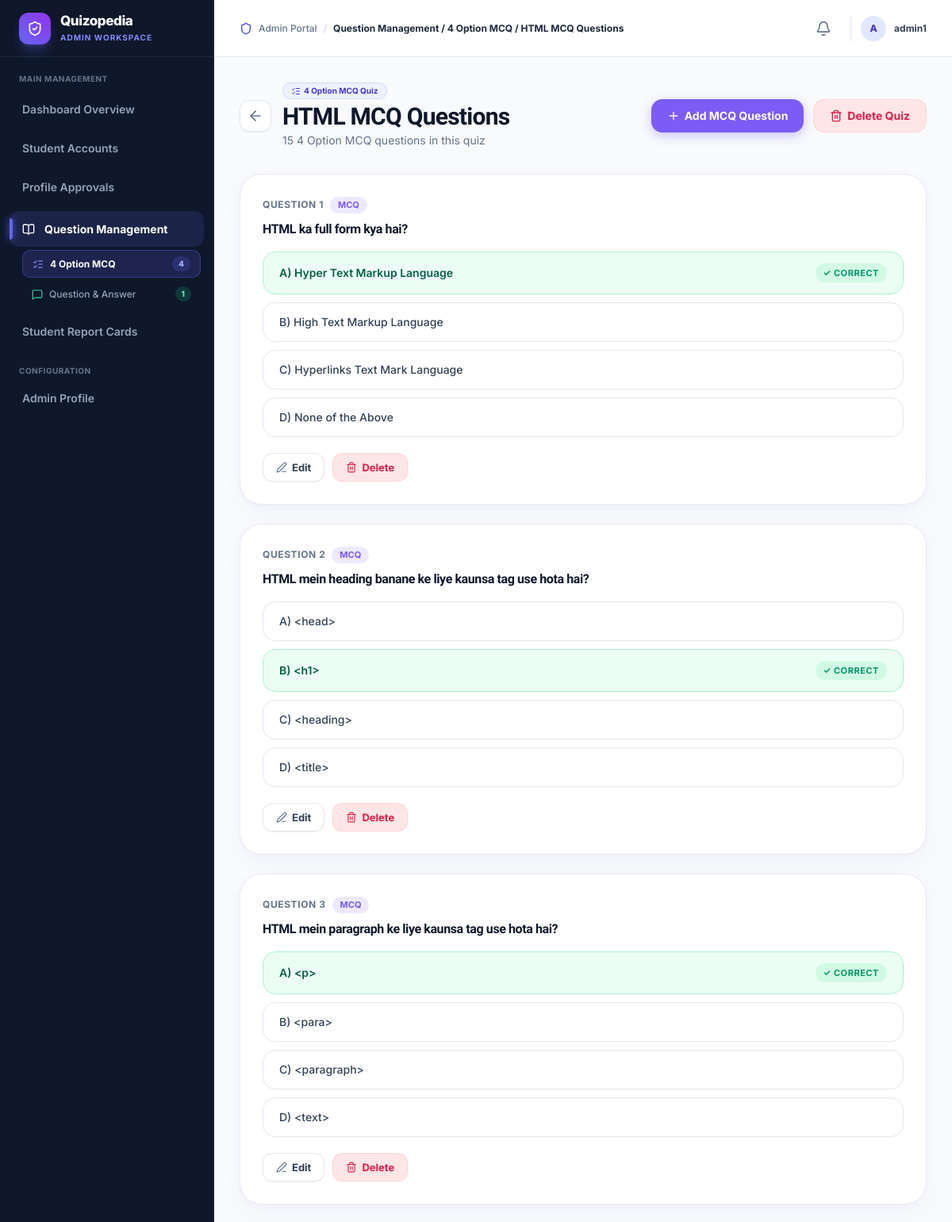
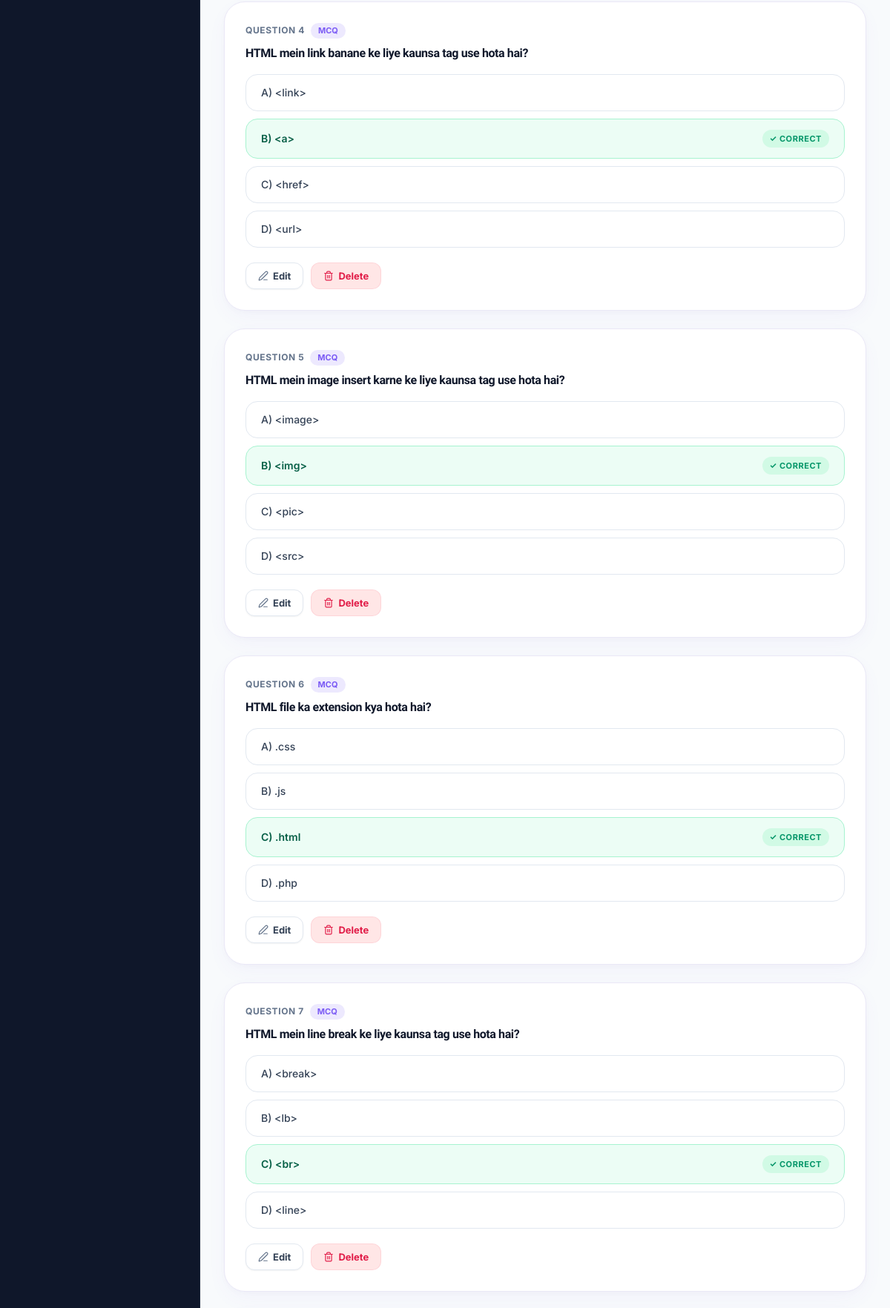
Page /questions/subject/6/?type=mcq (signed in, upper part) on the committed database (2 pictures, top to bottom).
### user/models.py (models this page shows, shortened)
class Subject(models.Model):
    id = models.BigAutoField(primary_key=True)
    name = models.CharField(max_length=150, unique=True, verbose_name="Subject Name")
    description = models.TextField(blank=True, verbose_name="Description")
    created_at = models.DateTimeField(auto_now_add=True, verbose_name="Created At")
    updated_at = models.DateTimeField(auto_now=True, verbose_name="Updated At")
    class Meta:
        ordering = ['name']
        verbose_name = 'Subject'
        verbose_name_plural = 'Subjects'
        constraints = [
            models.UniqueConstraint(
                Lower('name'),
                name='unique_subject_name_case_insensitive'
            )
        ]

class Question(models.Model):
    QUESTION_TYPE_CHOICES = [
        ('qna', 'Question & Answer'),
        ('mcq', '4 Option MCQ'),
    ]
    subject = models.ForeignKey(Subject, on_delete=models.CASCADE, related_name='questions')
    question_type = models.CharField(max_length=3, choices=QUESTION_TYPE_CHOICES, default='qna')
    question_text = models.TextField()
    option_a = models.CharField(max_length=255, default="")
    option_b = models.CharField(max_length=255, default="")
    option_c = models.CharField(max_length=255, default="")
    option_d = models.CharField(max_length=255, default="")
    correct_option = models.CharField(
        max_length=1,
        choices=[('A', 'Option A'), ('B', 'Option B'), ('C', 'Option C'), ('D', 'Option D')],
        default='A'
    )
    @property
    def is_mcq(self):
        return self.question_type == 'mcq'

### adminpanel/views.py (the view, shortened to what this page needs)
# urls.py: path('questions/subject/<int:pk>/', views.subject_questions, name='subject_questions'),
@admin_required
def subject_questions(request, pk):
    subject = get_object_or_404(Subject, id=pk)
    qtype = request.GET.get('type', '').strip().lower()
    if qtype in ['mcq', 'qna']:
        questions = subject.questions.filter(question_type=qtype).order_by('id')
    return render(request, 'adminpanel/subject_questions.html', {
        'subject': subject,
        'questions': questions,
        'active_qtype': qtype,
    })

### adminpanel/templates/adminpanel/subject_questions.html (shortened to what this page needs)
{% extends 'adminpanel/base.html' %}
{% block active_questions %}active{% endblock %}
{% block active_mcq %}{% if active_qtype == 'mcq' %}active{% endif %}{% endblock %}
{% block active_qna %}{% if active_qtype == 'qna' %}active{% endif %}{% endblock %}
{% block breadcrumb %}
  Question Management / {% if active_qtype == 'mcq' %}4 Option MCQ{% else %}Question &amp; Answer{% endif %} / {{ subject.name }}
{% endblock %}
{% block content %}
<div class="mb-8 flex flex-col sm:flex-row sm:items-center sm:justify-between gap-4">
  <div class="flex items-center gap-3.5">
    <a href="{% url 'question_list' %}?type={{ active_qtype }}" class="w-10 h-10 rounded-xl bg-white border border-[#e2e8f0] text-[#64748b] hover:text-[#0f172a] hover:border-slate-300 transition flex items-center justify-center shadow-sm" title="Back to {% if active_qtype == 'mcq' %}4 Option MCQ{% else %}Question & Answer{% endif %} Quizzes">
      <i data-lucide="arrow-left" class="w-5 h-5"></i>
    </a>
    <div>
      <div class="flex items-center gap-2 mb-1">
        {% if active_qtype == 'mcq' %}
        <span class="inline-flex items-center gap-1 px-2.5 py-0.5 rounded-full text-[10px] font-bold bg-indigo-50 text-indigo-700 border border-indigo-200/70">
          <i data-lucide="list-checks" class="w-3 h-3"></i> 4 Option MCQ Quiz
        </span>
        {% else %}
        <span class="inline-flex items-center gap-1 px-2.5 py-0.5 rounded-full text-[10px] font-bold bg-emerald-50 text-emerald-700 border border-emerald-200/70">
          <i data-lucide="message-square" class="w-3 h-3"></i> Question &amp; Answer Quiz
        </span>
        {% endif %}
      </div>
      <h1 class="text-2xl sm:text-3xl font-extrabold tracking-tight text-[#0f172a]">{{ subject.name }}</h1>
      <p class="text-[#64748b] text-sm mt-0.5 font-normal">
        {{ questions.count }} {% if active_qtype == 'mcq' %}4 Option MCQ{% else %}Question &amp; Answer{% endif %} question{{ questions.count|pluralize }} in this quiz
      </p>
    </div>
  </div>
  <div class="flex items-center gap-2.5 sm:gap-3">
    {% if active_qtype == 'mcq' %}
    <a href="{% url 'question_add_mcq' %}?subject={{ subject.name|urlencode }}"
      class="h-[42px] px-4 sm:px-5 rounded-[14px] font-bold text-xs sm:text-sm bg-[#7c5cf5] hover:bg-[#6d42e8] text-white flex items-center gap-1.5 shadow-[0_4px_14px_rgba(124,92,245,0.35)] transition-all duration-200 active:scale-95">
      <i data-lucide="plus" class="w-4 h-4 text-white"></i> Add MCQ Question
    </a>
    {% endif %}
    <form method="POST" action="{% url 'subject_delete' subject.id %}?type={{ active_qtype }}" onsubmit="return confirm('Are you sure you want to delete the entire quiz \'{{ subject.name|escapejs }}\' and all its questions? This cannot be undone.');" class="m-0 p-0">
      <button type="submit"
        class="h-[42px] px-4 sm:px-5 rounded-[14px] font-bold text-xs sm:text-sm bg-[#ffe6e6] hover:bg-[#fecdd3] text-[#e11d48] border border-[#fecdd3]/70 flex items-center gap-1.5 transition-all duration-200 active:scale-95" title="Delete entire quiz">
        <i data-lucide="trash-2" class="w-4 h-4 text-[#e11d48]"></i> Delete Quiz
      </button>
    </form>
  </div>
</div>
{% if questions %}
<div class="space-y-6">
  {% for q in questions %}
  <div class="rounded-[28px] p-6 sm:p-7 bg-white border border-[#eae8f7] shadow-[0_10px_30px_-5px_rgba(124,92,245,0.06),0_2px_8px_rgba(0,0,0,0.02)] flex flex-col">
    <div class="flex items-center gap-2 mb-2">
      <span class="text-xs font-bold text-[#64748b] tracking-wider uppercase">QUESTION {{ forloop.counter }}</span>
      {% if q.is_mcq %}
      <span class="text-[11px] font-bold px-2.5 py-0.5 rounded-full bg-[#ede9fe] text-[#7c5cf5]">MCQ</span>
      {% else %}
      <span class="text-[11px] font-bold px-2.5 py-0.5 rounded-full bg-emerald-50 text-emerald-600 border border-emerald-200/70">Q&A</span>
      {% endif %}
    </div>
    <h3 class="text-[15px] sm:text-base font-semibold text-[#0f172a] leading-relaxed mb-4">
      {{ q.question_text }}
    </h3>
    {% if q.is_mcq %}
    <div class="space-y-2.5 mb-5">
      {% if q.option_a %}
      <div class="flex items-center justify-between px-4 py-3 sm:px-5 sm:py-3.5 rounded-[16px] transition-all
        {% if q.correct_option == 'A' %}bg-[#ecfdf5] border border-[#a7f3d0]{% else %}bg-white border border-[#e2e8f0]{% endif %}">
        <span class="text-sm {% if q.correct_option == 'A' %}font-semibold text-[#065f46]{% else %}font-medium text-[#334155]{% endif %}">A) {{ q.option_a }}</span>
        {% if q.correct_option == 'A' %}
        <span class="text-[11px] font-bold tracking-wider px-2.5 py-1 rounded-full bg-[#d1fae5] text-[#059669] uppercase flex items-center gap-1 shrink-0">&check; CORRECT</span>
        {% endif %}
      </div>
      {% endif %}
      {% if q.option_b %}
      <div class="flex items-center justify-between px-4 py-3 sm:px-5 sm:py-3.5 rounded-[16px] transition-all
        {% if q.correct_option == 'B' %}bg-[#ecfdf5] border border-[#a7f3d0]{% else %}bg-white border border-[#e2e8f0]{% endif %}">
        <span class="text-sm {% if q.correct_option == 'B' %}font-semibold text-[#065f46]{% else %}font-medium text-[#334155]{% endif %}">B) {{ q.option_b }}</span>
        {% if q.correct_option == 'B' %}
        <span class="text-[11px] font-bold tracking-wider px-2.5 py-1 rounded-full bg-[#d1fae5] text-[#059669] uppercase flex items-center gap-1 shrink-0">&check; CORRECT</span>
        {% endif %}
      </div>
      {% endif %}
      {% if q.option_c %}
      <div class="flex items-center justify-between px-4 py-3 sm:px-5 sm:py-3.5 rounded-[16px] transition-all
        {% if q.correct_option == 'C' %}bg-[#ecfdf5] border border-[#a7f3d0]{% else %}bg-white border border-[#e2e8f0]{% endif %}">
        <span class="text-sm {% if q.correct_option == 'C' %}font-semibold text-[#065f46]{% else %}font-medium text-[#334155]{% endif %}">C) {{ q.option_c }}</span>
        {% if q.correct_option == 'C' %}
        <span class="text-[11px] font-bold tracking-wider px-2.5 py-1 rounded-full bg-[#d1fae5] text-[#059669] uppercase flex items-center gap-1 shrink-0">&check; CORRECT</span>
        {% endif %}
      </div>
      {% endif %}
      {% if q.option_d %}
      <div class="flex items-center justify-between px-4 py-3 sm:px-5 sm:py-3.5 rounded-[16px] transition-all
        {% if q.correct_option == 'D' %}bg-[#ecfdf5] border border-[#a7f3d0]{% else %}bg-white border border-[#e2e8f0]{% endif %}">
        <span class="text-sm {% if q.correct_option == 'D' %}font-semibold text-[#065f46]{% else %}font-medium text-[#334155]{% endif %}">D) {{ q.option_d }}</span>
      </div>
      {% endif %}
    </div>
    {% endif %}
    <div class="flex items-center gap-2.5">
      <a href="{% url 'question_edit' q.id %}"
        class="h-9 px-4 rounded-xl font-bold text-xs sm:text-[13px] bg-white hover:bg-slate-50 text-[#334155] border border-[#e2e8f0] flex items-center gap-1.5 shadow-sm transition-all duration-200 active:scale-95">
        <i data-lucide="edit-3" class="w-3.5 h-3.5 text-[#64748b]"></i> Edit
      </a>
      <form method="POST" action="{% url 'question_delete' q.id %}" onsubmit="return confirm('Are you sure you want to delete this question?');" class="m-0 p-0">
        <button type="submit"
          class="h-9 px-4 rounded-xl font-bold text-xs sm:text-[13px] bg-[#ffe6e6] hover:bg-[#fecdd3] text-[#e11d48] border border-[#fecdd3]/70 flex items-center gap-1.5 transition-all duration-200 active:scale-95" title="Delete question">
          <i data-lucide="trash-2" class="w-3.5 h-3.5 text-[#e11d48]"></i> Delete
        </button>
      </form>
    </div>
  </div>
  {% endfor %}
</div>
{% endif %}
{% endblock %}

### adminpanel/templates/adminpanel/base.html (shortened to what this page needs)
{% load static %}
<!DOCTYPE html>
<html lang="en">
<head>
  <script src="https://cdn.tailwindcss.com"></script>
</head>
<body class="relative min-h-screen w-full flex">
  <aside id="adminSidebar"
    class="fixed lg:sticky top-0 left-0 w-[270px] bg-[#0f172a] text-slate-300 border-r border-[#1e293b] flex-shrink-0 h-screen flex flex-col z-50 transition-transform duration-300">
    <div class="h-[72px] flex items-center gap-3 px-6 border-b border-[#1e293b]">
      <div class="w-10 h-10 rounded-xl bg-gradient-to-tr from-indigo-500 to-purple-600 flex items-center justify-center text-white flex-shrink-0 shadow-lg shadow-indigo-500/30">
        <i data-lucide="shield-check" class="w-5 h-5"></i>
      </div>
      <div class="flex flex-col">
        <span class="text-[17px] font-extrabold tracking-tight text-white leading-tight">Quizopedia</span>
        <span class="text-[10px] text-indigo-400 font-bold uppercase tracking-widest mt-0.5">Admin Workspace</span>
      </div>
    </div>
    <nav class="flex-1 px-3 py-5 space-y-1 overflow-y-auto flex flex-col">
      <span class="text-[10px] font-bold text-slate-500 uppercase tracking-wider px-3 mb-1">Main Management</span>
      <a href="{% url 'admin_dashboard' %}"
        class="sidebar-link {% block active_db %}{% endblock %}">
        <span>Dashboard Overview</span>
      </a>
      <a href="{% url 'admin_students' %}"
        class="sidebar-link {% block active_students %}{% endblock %}">
        <span>Student Accounts</span>
      </a>
      <a href="{% url 'admin_profile_approvals' %}"
        class="sidebar-link flex items-center justify-between {% block active_approvals %}{% endblock %}">
        <span>Profile Approvals</span>
      </a>
      <div class="space-y-1 pt-1 pb-1">
        <a href="{% url 'question_list' %}?type=mcq"
          class="sidebar-link flex items-center justify-between {% block active_questions %}{% endblock %}">
          <div class="flex items-center gap-3">
            <i data-lucide="book-open" class="w-4 h-4"></i>
            <span>Question Management</span>
          </div>
        </a>
        <div class="pl-4 pr-1 space-y-1">
          <a href="{% url 'question_list' %}?type=mcq"
            class="sidebar-sub-link {% block active_mcq %}{% endblock %}" title="4 Option MCQ Quizzes">
            <div class="flex items-center gap-2 min-w-0">
              <i data-lucide="list-checks" class="w-3.5 h-3.5 text-indigo-400 shrink-0"></i>
              <span class="truncate">4 Option MCQ</span>
            </div>
            {% if sidebar_mcq_count %}
            <span class="px-2 py-0.5 text-[10px] font-extrabold rounded-full bg-indigo-500/20 text-indigo-300 shrink-0">
              {{ sidebar_mcq_count }}
            </span>
            {% endif %}
          </a>
          <a href="{% url 'question_list' %}?type=qna"
            class="sidebar-sub-link {% block active_qna %}{% endblock %}" title="Question & Answer Quizzes">
            <div class="flex items-center gap-2 min-w-0">
              <i data-lucide="message-square" class="w-3.5 h-3.5 text-emerald-400 shrink-0"></i>
              <span class="truncate">Question &amp; Answer</span>
            </div>
            {% if sidebar_qna_count %}
            <span class="px-2 py-0.5 text-[10px] font-extrabold rounded-full bg-emerald-500/20 text-emerald-300 shrink-0">
              {{ sidebar_qna_count }}
            </span>
            {% endif %}
          </a>
        </div>
      </div>
      <a href="{% url 'admin_report_cards' %}"
        class="sidebar-link {% block active_report_cards %}{% endblock %}">
        <span>Student Report Cards</span>
      </a>
      <span class="text-[10px] font-bold text-slate-500 uppercase tracking-wider px-3 pt-4 mb-1">Configuration</span>
      <a href="{% url 'admin_profile' %}"
        class="sidebar-link {% block active_profile %}{% endblock %}">
        <span>Admin Profile</span>
      </a>
    </nav>
  </aside>
  <div class="flex-1 flex flex-col min-w-0 bg-[#f8fafc]">
    <header class="h-[72px] bg-white/90 backdrop-blur-md border-b border-slate-200 flex items-center justify-between px-6 lg:px-8 sticky top-0 z-30">
      <div class="flex items-center gap-3">
        <div class="flex items-center gap-2 text-xs font-medium text-slate-500">
          <i data-lucide="shield" class="w-4 h-4 text-indigo-600"></i>
          <span>Admin Portal</span>
          <span class="text-slate-300">/</span>
          <span class="text-slate-800 font-bold">{% block breadcrumb %}Dashboard Overview{% endblock %}</span>
        </div>
      </div>
      <div class="flex items-center gap-4">
        <a href="{% url 'admin_profile_approvals' %}"
          class="relative p-2 rounded-xl text-slate-500 hover:text-slate-800 hover:bg-slate-100 transition flex items-center justify-center"
          title="{% if pending_approvals_count > 0 %}{{ pending_approvals_count }} Pending Profile Update Requests{% else %}No pending requests{% endif %}">
          <i data-lucide="bell" class="w-5 h-5 {% if pending_approvals_count > 0 %}text-amber-500{% endif %}"></i>
        </a>
        <div class="flex items-center gap-2.5 pl-3 border-l border-slate-200">
          <div class="w-8 h-8 rounded-full bg-indigo-100 text-indigo-700 flex items-center justify-center text-xs font-extrabold">
            {{ request.user.username|slice:":1"|upper }}
          </div>
          <span class="hidden md:inline text-xs font-bold text-slate-700">{{ request.user.username }}</span>
        </div>
      </div>
    </header>
    <main class="flex-1 p-6 md:p-8 max-w-7xl w-full mx-auto">
      {% block content %}{% endblock %}
    </main>
  </div>
</body>
</html>

### rows in the picture
Subject: name "HTML MCQ Questions"
Question: question_type "MCQ", question_text "HTML ka full form kya hai?", option_a "Hyper Text Markup Language", correct_option "✓ CORRECT", option_b "High Text Markup Language", option_c "Hyperlinks Text Mark Language", option_d "None of the Above"
Question: question_type "MCQ", question_text "HTML mein heading banane ke liye kaunsa tag use hota hai?", option_a "<head>", option_b "<h1>", correct_option "✓ CORRECT", option_c "<heading>", option_d "<title>"
Question: question_type "MCQ", question_text "HTML mein paragraph ke liye kaunsa tag use hota hai?", option_a "<p>", correct_option "✓ CORRECT", option_b "<para>", option_c "<paragraph>", option_d "<text>"
Question: question_type "MCQ", question_text "HTML mein link banane ke liye kaunsa tag use hota hai?", option_a "<link>", option_b "<a>", correct_option "✓ CORRECT", option_c "<href>", option_d "<url>"
Question: question_type "MCQ", question_text "HTML mein image insert karne ke liye kaunsa tag use hota hai?", option_a "<image>", option_b "<img>", correct_option "✓ CORRECT", option_c "<pic>", option_d "<src>"
Question: question_type "MCQ", question_text "HTML file ka extension kya hota hai?", option_a ".css", option_b ".js", option_c ".html", correct_option "✓ CORRECT", option_d ".php"
Question: question_type "MCQ", question_text "HTML mein line break ke liye kaunsa tag use hota hai?", option_a "<break>", option_b "<lb>", option_c "<br>", correct_option "✓ CORRECT", option_d "<line>"

### other values in the picture
{{ sidebar_mcq_count }} "4"
{{ sidebar_qna_count }} "1"
{{ request.user.username|slice:":1"|upper }} "A"
{{ request.user.username }} "admin1"
{{ questions.count }} "15"
